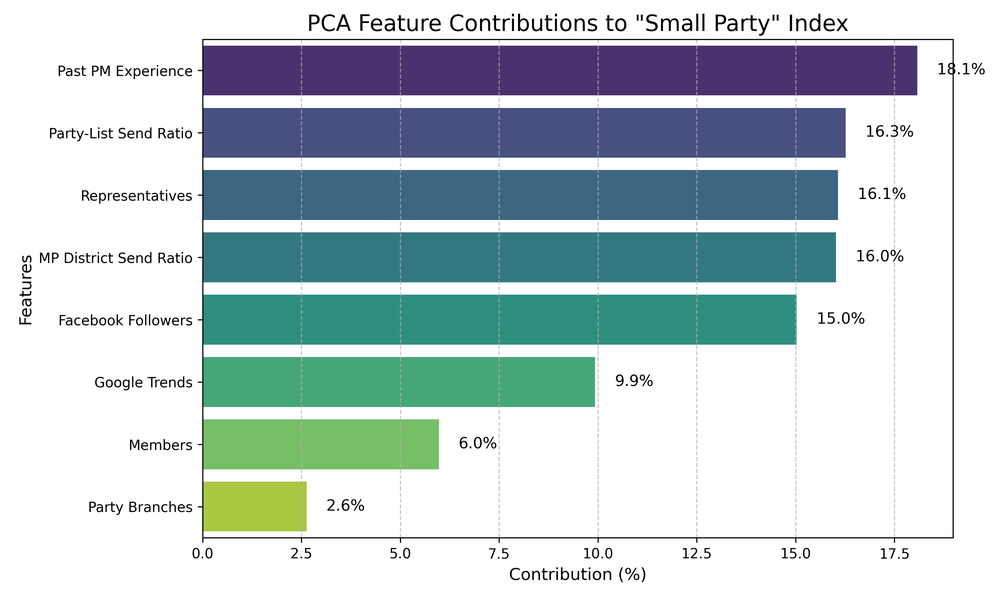
#> input picture visualize/data/pca_feature_weights.png, 1000 x 600 px, shrunk from 3000 x 1800 before the run; its folder holds only this picture in this run
$ python -i preprocess.py   (imports and definitions only)
#> lines starting #> are read from the running program, lines starting #| are printed output that depends on the picture; after the words box and inside, x2 and y2 are one past the last pixel; in counts of white or black regions, pixels touching at a corner belong together
import os
import cv2
import numpy as np
import pypdfium2 as pdfium

# [15 lines left out: function convert_pdf_to_images, not called in this run]

def optimize_image(pil_image):
    """Applies Grayscale conversion and Adaptive Thresholding."""
    # Convert PIL to OpenCV format
    open_cv_image = cv2.cvtColor(np.array(pil_image), cv2.COLOR_RGB2BGR)
#> open_cv_image is the input picture: shape (600, 1000, 3); mean B, G, R 206.3, 203.4, 189

    # Convert to Grayscale
    gray = cv2.cvtColor(open_cv_image, cv2.COLOR_BGR2GRAY)
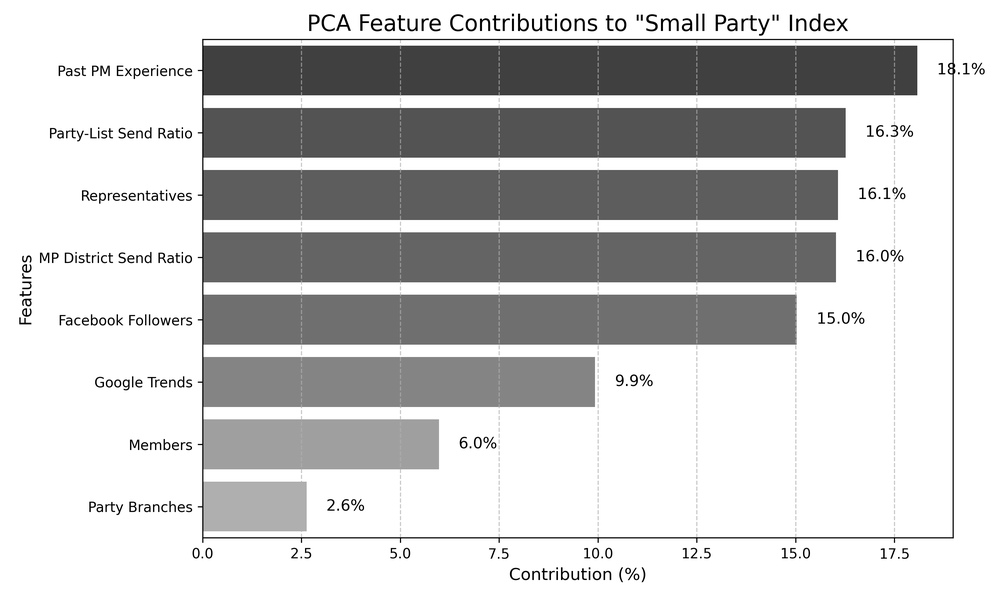
#> gray: shape (600, 1000); min 0, max 255, mean 199.4

    # Apply Gaussian Adaptive Thresholding
    optimized = cv2.adaptiveThreshold(
        gray, 255, cv2.ADAPTIVE_THRESH_GAUSSIAN_C,
        cv2.THRESH_BINARY, 11, 2
    )
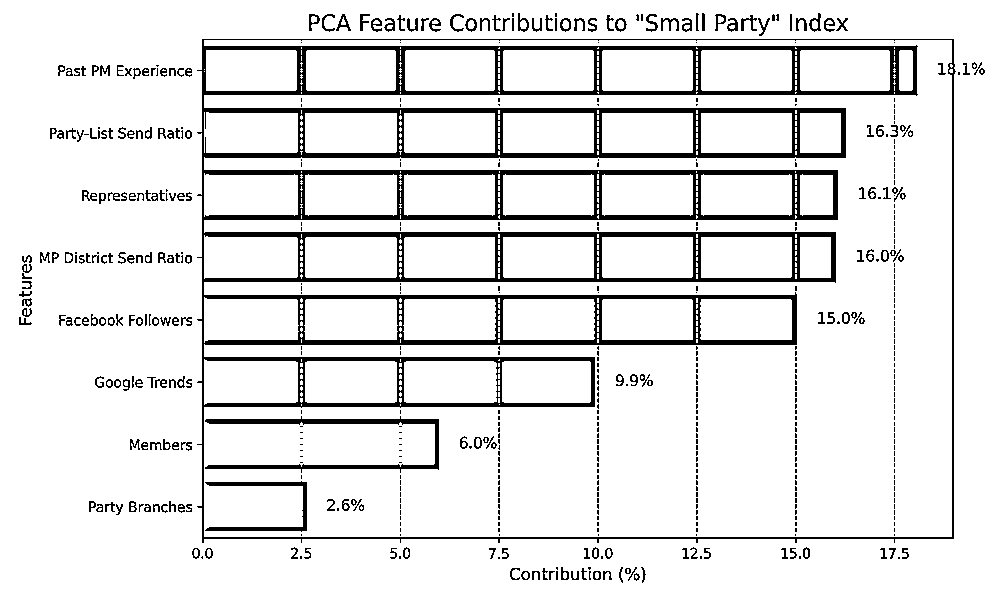
#> optimized: shape (600, 1000); 89.8% white; 551 black regions (323 under 20 px), largest, box (x1, y1, x2, y2) and area: (197, 39, 956, 543) 46142, (205, 416, 439, 473) 2270, (205, 481, 307, 532) 970

    return optimized

# [44 lines left out: functions chunk_image, process_pdf, main, not called in this run]

# [2 lines not run here, left out]

>>> import cv2
>>> picture = cv2.cvtColor(cv2.imread('../../visualize/data/pca_feature_weights.png'), cv2.COLOR_BGR2RGB)
>>> result = optimize_image(picture)
